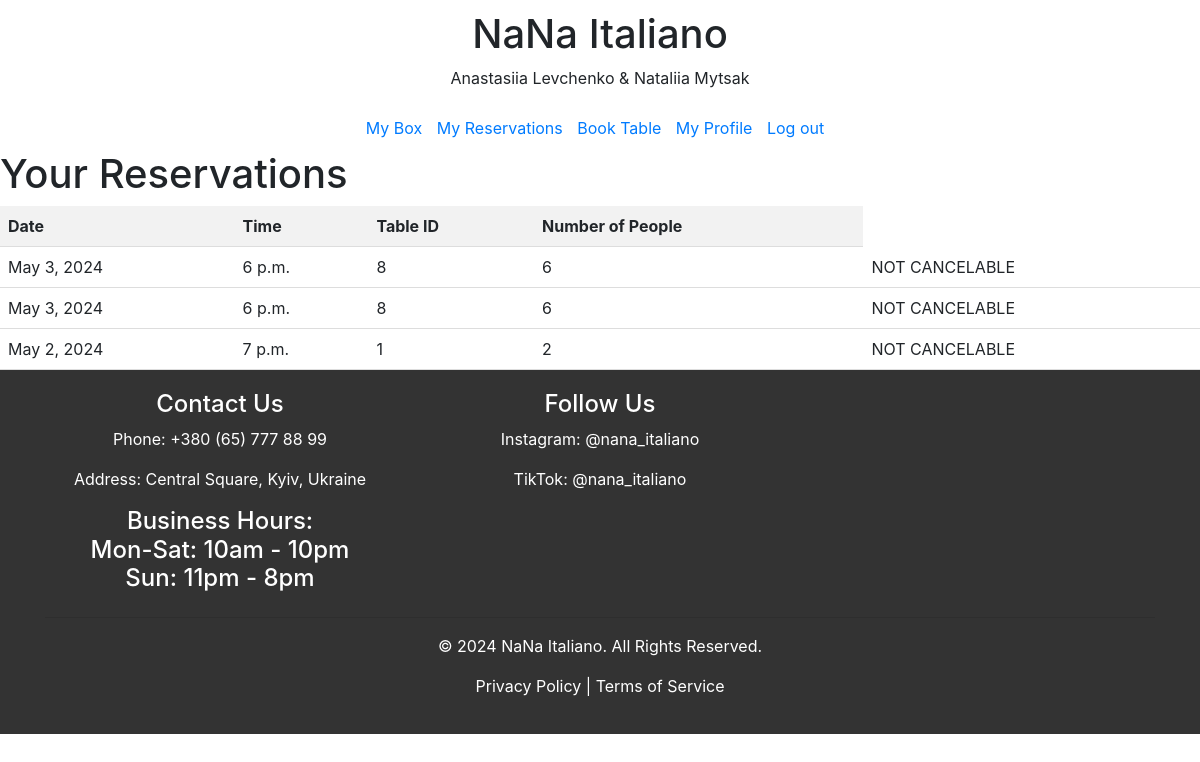
The app's page /reservations/myreservation/ (signed in) with its own data.
### reservations/models.py (models this page shows, shortened)
class Reservation(models.Model):
    user = models.ForeignKey(to=User, on_delete=models.SET_DEFAULT, default=None)
    table = models.ForeignKey(to=Table, on_delete=models.PROTECT)
    time = models.DateTimeField()
    status = models.BooleanField(default=False)
    def is_cancelable(self):
        now = timezone.now()
        return self.time > now + timedelta(days=1)
    def process_reservations():
        reservations = Reservation.objects.all()
        for reservation in reservations:
            if not reservation.is_cancelable():
                reservation.status = True
                reservation.save()

### reservations/views.py (the view)
# urls.py: path('myreservation/', user_reservations, name='user_reservations'),
def user_reservations(request):
    Reservation.process_reservations()
    user = request.user
    reservations = Reservation.objects.filter(user=user)
    reservation_data = []
    for reservation in reservations:
        reservation_info = {
            'id': reservation.id,
            'date': reservation.time.date(),
            'time': reservation.time.time(),
            'table_id': reservation.table.id,
            'num_people': reservation.table.max_number,
            'status': reservation.status
        }
        reservation_data.append(reservation_info)
    context = {
        'reservations': reservation_data
    }
    return render(request, 'reservations/myreservation.html', context)

### reservations/templates/reservations/myreservation.html (shortened to what this page needs)
<!DOCTYPE html>
<html lang="en">
    <head>
</head>
{% extends 'reservations/base.html' %}
{% block content %}
<body>
    <h1>Your Reservations</h1>
    {% if no_reservations %}
        <p>You have no reservations.</p>
    {% else %}
        <table>
            <thead>
                <tr>
                    <th>Date</th>
                    <th>Time</th>
                    <th>Table ID</th>
                    <th>Number of People</th>
                </tr>
            </thead>
            <tbody>
                {% for reservation in reservations %}
                    <tr>
                        <td>{{ reservation.date }}</td>
                        <td>{{ reservation.time }}</td>
                        <td>{{ reservation.table_id }}</td>
                        <td>{{ reservation.num_people }}</td>
                        <td>
                            {% if not reservation.status%}
                                <a href="{% url 'reservations:cancel_reservation' reservation.id %}" class="btn btn-danger btn-lg ml-5">CANCEL</a>
                            {% else %}
                                NOT CANCELABLE
                            {% endif %}
                        </td>
                    </tr>
                {% endfor %}
            </tbody>
        </table>
    {% endif %}
</body>
{%endblock%}

### reservations/templates/reservations/myreservation.html (style rules this page uses)
table { width: 100%; border-collapse: collapse; }
th, td { padding: 8px; text-align: left; border-bottom: 1px solid #ddd; }
th { background-color: #f2f2f2; }

### records on screen
Reservation: date "May 2, 2024", time "7 p.m.", table_id "1", num_people "2"

### other values on screen
{{ reservation.date }} "May 3, 2024" "May 3, 2024"
{{ reservation.time }} "6 p.m." "6 p.m."
{{ reservation.table_id }} "8" "8"
{{ reservation.num_people }} "6" "6"
